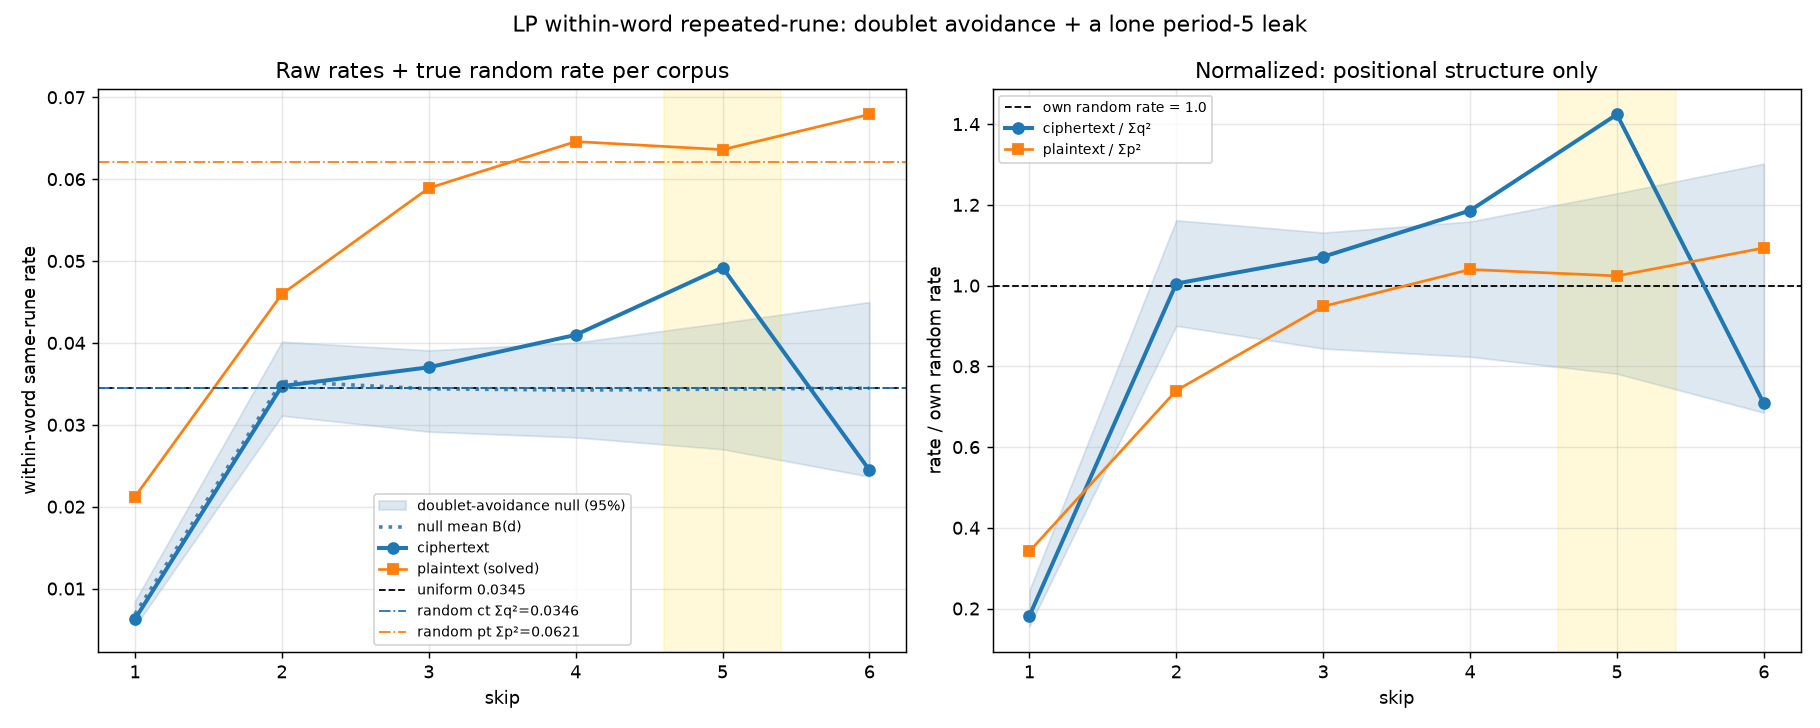

Source code (Python):
# ABOUTME: Decomposes the LP within-word same-rune curve into a doublet-avoidance
# ABOUTME: baseline plus a period-5 leak, and maps the period-5 duty cycle per section.
"""Within-word repeated-rune analysis of the Liber Primus.

The within-word same-rune rate at distance d, for the ciphertext, factors as

    R_ct(d) = pi(d) * R_pt(d) + (1 - pi(d)) * B(d)

  * B(d)     -- the doublet-avoidance baseline: the rate under a null that keeps
                the exact rune frequencies AND the observed adjacent-doublet rate
                but destroys all positional structure (c3301.low_doublet_null).
                B(1) ~ 0, B(d>=2) ~ chance.
  * R_pt(d)  -- the plaintext same-rune rate (runeglish); on-alphabet pairs pass
                a substitution bijectively, so plaintext equality survives.
  * pi(d)    -- fraction of distance-d within-word pairs sharing a key element.
                For cyclic period-5, pi(d)=1 iff d = 0 mod 5, else 0; interruptors
                pull pi(5) below 1.

The ciphertext shows B(d) everywhere except a lone bump at d=5, whose excess over
B measures the period-5 leak. This script prints the decomposition, estimates the
period-5 duty cycle pi(5) globally and per unsolved section, and writes two figures.

Usage: python experiments/within_word_period_leak.py
"""

from __future__ import annotations

import random
import sys

sys.path.insert(0, "src")

from plaintext_control_corpus import (
    candidate_decodes,
    load_quadgram_scorer,
    parse_sections,
)

from aldegonde import c3301
from aldegonde.analysis.coincidence import within_word_match_rate

MOD = 29
SKIPS = list(range(1, 7))
DECODE_ACCEPT = -5.5  # quadgram score above which a section reads as plaintext
# The ciphertext under analysis is the unsolved corpus, pages 0-56; the master
# (which folds in the solved intro pages) is read only for the plaintext reference.
CIPHERTEXT = "data/page0-56.txt"
MASTER = "data/liber-primus__transcription--master.txt"
RUNE_S = c3301.CICADA_ALPHABET.index("ᛋ")  # the rune that dominates the d=5 leak
SEED = 20260901
FIG_DIR = "experiments"

# The 13-dot glyph is the real on-page section mark; the project's editorial
# `$`/`%`/`&` dividers over-segment into title-sized fragments. Split on `⑬`
# and merge fragments up to a body-sized minimum so a title joins its section.
SECTION_MARK = "⑬"
MIN_SECTION_RUNES = 150
R2I = {rune: index for index, rune in enumerate(c3301.CICADA_ALPHABET)}
_WORD_END = (
    set(c3301.MARK_CHARS + "&%$" + c3301.NUMERAL_CHARS + c3301.QUOTE_CHARS)
    - {SECTION_MARK}
)


def chance_rate(words: list[list[int]]) -> float:
    """Sum of p_i^2: the same-rune rate expected from rune frequencies alone."""
    freq = [0] * MOD
    for w in words:
        for r in w:
            freq[r] += 1
    tot = sum(freq)
    return sum((f / tot) ** 2 for f in freq) if tot else 0.0


def doublet_null_band(words: list[list[int]], permutations: int, rng: random.Random):
    """Per-skip within-word rate under the frequency+doublet-preserving null.

    Draws surrogate streams that keep the exact rune frequencies and the
    observed adjacent-doublet rate but randomize everything else, recuts each
    into the original word lengths, and measures the within-word same-rune rate.
    Returns (mean, lo2.5, hi97.5) per skip -- the baseline B(d) with its spread.
    """
    stream = [r for w in words for r in w]
    lengths = [len(w) for w in words]
    null = c3301.low_doublet_null()
    per_skip: dict[int, list[float]] = {k: [] for k in SKIPS}
    for _ in range(permutations):
        surrogate = list(null(stream, rng))
        recut, pos = [], 0
        for length in lengths:
            recut.append(surrogate[pos : pos + length])
            pos += length
        for k in SKIPS:
            per_skip[k].append(within_word_match_rate(recut, k).rate)
    mean, lo, hi = [], [], []
    for k in SKIPS:
        vals = sorted(per_skip[k])
        mean.append(sum(vals) / len(vals))
        lo.append(vals[int(0.025 * len(vals))])
        hi.append(vals[int(0.975 * len(vals))])
    return mean, lo, hi


def duty_cycle(r_ct: float, b: float, r_pt: float) -> float:
    """pi = (R_ct - B) / (R_pt - B): fraction of d=5 pairs that stay on-period."""
    return (r_ct - b) / (r_pt - b) if r_pt != b else float("nan")


def period5_excess(section: list[list[int]]) -> float:
    """Skip-5 same-rune rate minus the section's own off-period baseline.

    The baseline is the mean rate over skips 2, 3, 4, 6 -- the distances a
    period-5 cipher scrambles. A period-5 leak lifts skip 5 above that baseline;
    a solved (monoalphabetic) section sits high at every skip, so its excess is
    near zero; a flat section sits at chance everywhere. Excess isolates the
    period-5-specific structure from both.
    """
    rate = [within_word_match_rate(section, k).rate for k in (2, 3, 4, 5, 6)]
    baseline = (rate[0] + rate[1] + rate[2] + rate[4]) / 4
    return rate[3] - baseline


def dot_sections() -> list[list[list[int]]]:
    """The master split into big sections on the 13-dot mark, titles merged.

    Fragments between `⑬` marks that fall below MIN_SECTION_RUNES are titles;
    each is merged forward into the next fragment until a section reaches the
    minimum, so the result is body-sized sections with no title-sized slivers.
    """
    with open(CIPHERTEXT) as handle:
        text = handle.read()
    fragments: list[list[list[int]]] = [[]]
    word: list[int] = []
    for ch in text:
        if ch in R2I:
            word.append(R2I[ch])
        elif ch == SECTION_MARK:
            if word:
                fragments[-1].append(word)
                word = []
            fragments.append([])
        elif ch in _WORD_END and word:
            fragments[-1].append(word)
            word = []
    if word:
        fragments[-1].append(word)

    sections: list[list[list[int]]] = []
    current: list[list[int]] = []
    for fragment in (f for f in fragments if f):
        current.extend(fragment)
        if sum(len(w) for w in current) >= MIN_SECTION_RUNES:
            sections.append(current)
            current = []
    if current:
        if sections:
            sections[-1].extend(current)
        else:
            sections.append(current)
    return sections


def plaintext_reference() -> list[list[int]]:
    """Runeglish plaintext words from the master's solved sections.

    The analyzed ciphertext (pages 0-56) is all unsolved, so the plaintext
    baseline R_pt comes from the solved LP pages in the master: sections that
    decode under a single shift/atbash transform, kept as their decoded words.
    Register-matched reference, not part of the page-0-56 corpus.
    """
    score = load_quadgram_scorer()
    pt_words: list[list[int]] = []
    for sec in parse_sections(MASTER):
        best_words, best_score = sec, -99.0
        for _name, words in candidate_decodes(sec):
            s = score([c for w in words for c in w])
            if s > best_score:
                best_words, best_score = words, s
        if best_score > DECODE_ACCEPT:
            pt_words.extend(best_words)
    return pt_words


def main() -> None:
    rng = random.Random(SEED)
    sections = dot_sections()
    ct_words = [w for sec in sections for w in sec]
    pt_words = plaintext_reference()
    print(f"ciphertext (pages 0-56): {len(sections)} 13-dot sections, "
          f"{sum(len(w) for w in ct_words)} runes; "
          f"plaintext reference: {sum(len(w) for w in pt_words)} runes")

    ct_rate = [within_word_match_rate(ct_words, k).rate for k in SKIPS]
    pt_rate = [within_word_match_rate(pt_words, k).rate for k in SKIPS]
    b_mean, b_lo, b_hi = doublet_null_band(ct_words, permutations=400, rng=rng)
    q2_ct, p2_pt = chance_rate(ct_words), chance_rate(pt_words)

    print(f"\nchance rate Sum(freq^2): ct={q2_ct:.4f}  pt={p2_pt:.4f}  uniform={1/MOD:.4f}")
    print("\nskip | R_ct   | B (null)  [95% band]     | R_ct/B | R_pt")
    for i, k in enumerate(SKIPS):
        print(f"  {k}  | {ct_rate[i]:.4f} | {b_mean[i]:.4f} "
              f"[{b_lo[i]:.4f},{b_hi[i]:.4f}] |  {ct_rate[i]/b_mean[i]:.2f}  | {pt_rate[i]:.4f}")

    pi5 = duty_cycle(ct_rate[4], b_mean[4], p2_pt)
    print(f"\nglobal period-5 duty cycle pi(5) = "
          f"({ct_rate[4]:.4f}-{b_mean[4]:.4f})/({p2_pt:.4f}-{b_mean[4]:.4f}) = {pi5:.2f}")

    _figure_decomposition(ct_rate, pt_rate, b_mean, b_lo, b_hi, q2_ct, p2_pt)
    _per_section_leak(sections, rng)
    _rune_s_by_section(sections)


def _figure_decomposition(ct_rate, pt_rate, b_mean, b_lo, b_hi, q2_ct, p2_pt):
    import matplotlib as mpl

    mpl.use("Agg")
    import matplotlib.pyplot as plt

    fig, (axA, axB) = plt.subplots(1, 2, figsize=(14, 5.6))
    axA.fill_between(SKIPS, b_lo, b_hi, color="steelblue", alpha=0.18,
                     label="doublet-avoidance null (95%)")
    axA.plot(SKIPS, b_mean, color="steelblue", ls=":", lw=2, label="null mean B(d)")
    axA.plot(SKIPS, ct_rate, color="tab:blue", marker="o", lw=2.2, label="ciphertext")
    axA.plot(SKIPS, pt_rate, color="tab:orange", marker="s", label="plaintext (solved)")
    axA.axhline(1 / MOD, color="black", ls="--", lw=1, label=f"uniform {1/MOD:.4f}")
    axA.axhline(q2_ct, color="tab:blue", ls="-.", lw=1, label=f"random ct Σq²={q2_ct:.4f}")
    axA.axhline(p2_pt, color="tab:orange", ls="-.", lw=1, label=f"random pt Σp²={p2_pt:.4f}")
    axA.axvspan(4.6, 5.4, color="gold", alpha=0.15)
    axA.set(xlabel="skip", ylabel="within-word same-rune rate",
            title="Raw rates + true random rate per corpus")
    axA.legend(fontsize=7.5)
    axA.grid(alpha=0.3)

    axB.axhline(1.0, color="black", ls="--", lw=1, label="own random rate = 1.0")
    axB.fill_between(SKIPS, [x / q2_ct for x in b_lo], [x / q2_ct for x in b_hi],
                     color="steelblue", alpha=0.18)
    axB.plot(SKIPS, [x / q2_ct for x in ct_rate], color="tab:blue", marker="o", lw=2.2,
             label="ciphertext / Σq²")
    axB.plot(SKIPS, [x / p2_pt for x in pt_rate], color="tab:orange", marker="s",
             label="plaintext / Σp²")
    axB.axvspan(4.6, 5.4, color="gold", alpha=0.15)
    axB.set(xlabel="skip", ylabel="rate / own random rate",
            title="Normalized: positional structure only")
    axB.legend(fontsize=7.5)
    axB.grid(alpha=0.3)
    fig.suptitle("LP within-word repeated-rune: doublet avoidance + a lone period-5 leak")
    fig.tight_layout()
    path = f"{FIG_DIR}/within_word_period_leak.png"
    fig.savefig(path, dpi=130)
    print(f"wrote {path}")


def _per_section_leak(sections, rng, bootstrap=300):
    """Map the period-5 excess across the 13-dot big sections, with bootstrap CIs.

    Reports, per section: the off-period baseline (mean skip-2/3/4/6 rate), the
    skip-5 rate, and the excess of one over the other. A high baseline flags a
    solved monoalphabetic section (the intro), where every skip is lifted; a
    positive excess on a chance-level baseline is a period-5 ciphertext leak.
    """
    import matplotlib as mpl

    mpl.use("Agg")
    import matplotlib.pyplot as plt

    uniform = 1 / MOD
    print("\nper-section period-5 excess (13-dot big sections):")
    print("  sec  runes | d1/U  base/U  d5/U | excess/U  [68% CI]  | flag")
    rows = []
    for idx, sec in enumerate(sections):
        runes = sum(len(w) for w in sec)
        d1 = within_word_match_rate(sec, 1).rate / uniform
        base = sum(within_word_match_rate(sec, k).rate for k in (2, 3, 4, 6)) / 4
        d5 = within_word_match_rate(sec, 5).rate
        excess = (d5 - base) / uniform
        boot = []
        for _ in range(bootstrap):
            sample = [sec[rng.randrange(len(sec))] for _ in range(len(sec))]
            boot.append(period5_excess(sample) / uniform)
        boot.sort()
        lo, hi = boot[int(0.16 * len(boot))], boot[int(0.84 * len(boot))]
        # A lifted d1 and a lifted off-period baseline mark a solved MASC section.
        flag = "MASC/solved" if d1 > 0.5 and base / uniform > 1.2 else "cipher"
        rows.append((idx, runes, d1, base / uniform, d5 / uniform, excess, lo, hi, flag))
    for idx, runes, d1, base, d5, excess, lo, hi, flag in rows:
        print(f"  s{idx:<2} {runes:>5} | {d1:4.2f}  {base:5.2f}  {d5:4.2f} |"
              f"  {excess:+5.2f}  [{lo:+4.2f},{hi:+4.2f}]  | {flag}")

    fig, ax = plt.subplots(figsize=(10, 4.8))
    xs = range(len(rows))
    excesses = [r[5] for r in rows]
    err = [[r[5] - r[6] for r in rows], [r[7] - r[5] for r in rows]]
    colors = ["tab:orange" if r[8].startswith("MASC") else "tab:blue" for r in rows]
    ax.bar(xs, excesses, color=colors, alpha=0.85)
    ax.errorbar(xs, excesses, yerr=err, fmt="none", ecolor="black", capsize=3, lw=1)
    ax.axhline(0, color="gray", lw=1)
    ax.set_xticks(list(xs))
    ax.set_xticklabels([f"s{r[0]}\n{r[1]}r" for r in rows], fontsize=8)
    ax.set(ylabel="skip-5 excess over off-period baseline (/uniform)",
           title="Period-5 leak per 13-dot section (orange = solved/MASC intro; "
                 "68% word-bootstrap CI)")
    ax.grid(alpha=0.3, axis="y")
    fig.tight_layout()
    path = f"{FIG_DIR}/within_word_period_leak_per_section.png"
    fig.savefig(path, dpi=130)
    print(f"wrote {path}")


def _d5_same_rune(section: list[list[int]]) -> tuple[int, int, int, float, float]:
    """(pairs, matches, S-S matches, expected matches, expected S-S) at skip 5."""
    freq = [0] * MOD
    pairs = matches = ss = 0
    for w in section:
        for r in w:
            freq[r] += 1
        for i in range(len(w) - 5):
            pairs += 1
            if w[i] == w[i + 5]:
                matches += 1
                if w[i] == RUNE_S:
                    ss += 1
    tot = sum(freq)
    p2 = sum((f / tot) ** 2 for f in freq) if tot else 0.0
    ps = freq[RUNE_S] / tot if tot else 0.0
    return pairs, matches, ss, pairs * p2, pairs * ps * ps


def _rune_s_by_section(sections):
    """Split each section's skip-5 same-rune excess into the S-S part and the rest.

    A period-5 cipher preserves every rune's within-word repeat at distance 5,
    so the excess should spread across runes. Rune S is over-represented; this
    shows whether that concentrates in particular sections.
    """
    import matplotlib as mpl

    mpl.use("Agg")
    import matplotlib.pyplot as plt

    print(f"\nskip-5 excess split by rune S ({c3301.CICADA_ALPHABET[RUNE_S]}):")
    print("  sec  runes | d5match(exp) | S-S(exp) | excess  S-part  S-frac")
    rows = []
    for idx, sec in enumerate(sections):
        pairs, matches, ss, exp_all, exp_ss = _d5_same_rune(sec)
        exc_all = matches - exp_all
        exc_ss = ss - exp_ss
        frac = exc_ss / exc_all if exc_all > 0 else float("nan")
        runes = sum(len(w) for w in sec)
        rows.append((idx, runes, matches, exp_all, ss, exp_ss, exc_all, exc_ss, frac))
        print(f"  s{idx:<2} {runes:>5} | {matches:>3}({exp_all:5.1f})   |"
              f" {ss:>2}({exp_ss:4.1f}) | {exc_all:+5.1f}  {exc_ss:+5.1f}  {frac:.2f}")

    fig, ax = plt.subplots(figsize=(10, 4.8))
    xs = list(range(len(rows)))
    s_part = [r[7] for r in rows]
    rest = [r[6] - r[7] for r in rows]
    ax.bar(xs, s_part, color="tab:red", label="rune S (Sigel)")
    ax.bar(xs, rest, bottom=s_part, color="tab:blue", label="all other runes")
    ax.axhline(0, color="gray", lw=1)
    ax.set_xticks(xs)
    ax.set_xticklabels([f"s{r[0]}\n{r[1]}r" for r in rows], fontsize=8)
    ax.set(ylabel="skip-5 same-rune excess (pairs over chance)",
           title="Who carries the period-5 leak per section: rune S vs the rest")
    ax.legend()
    ax.grid(alpha=0.3, axis="y")
    fig.tight_layout()
    path = f"{FIG_DIR}/within_word_period_leak_rune_s.png"
    fig.savefig(path, dpi=130)
    print(f"wrote {path}")


if __name__ == "__main__":
    main()
